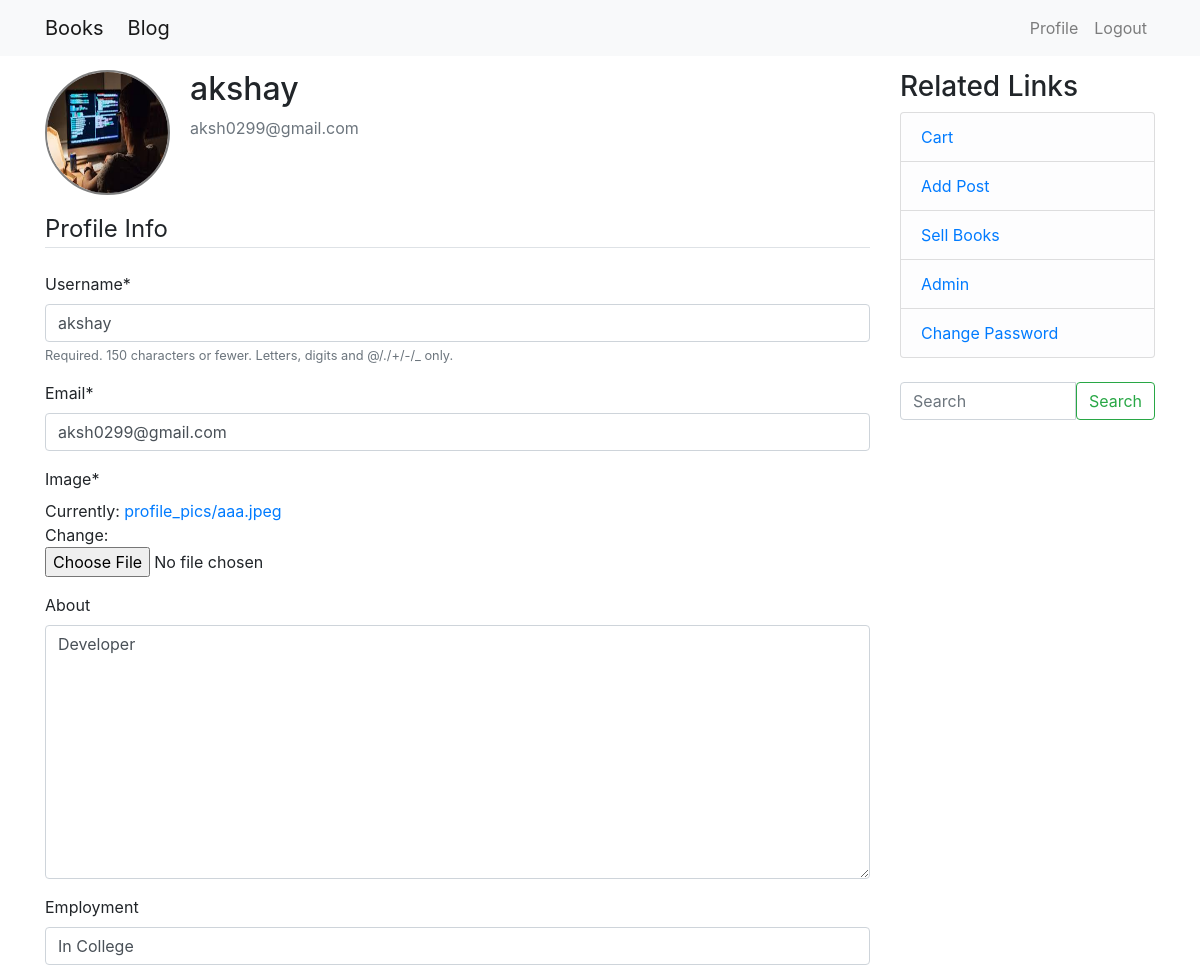
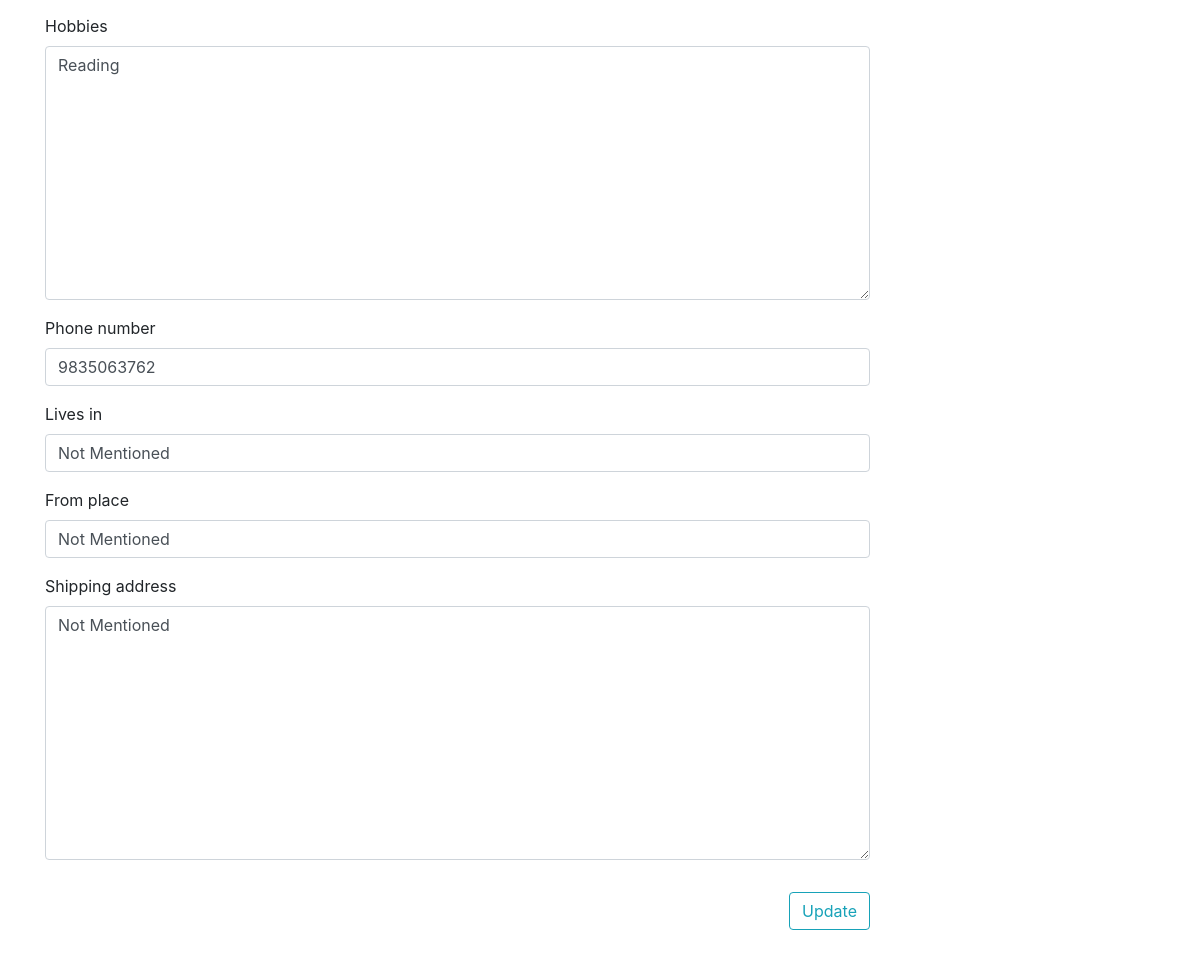
Page /profile/edit/ (signed in) on the committed database (2 pictures, top to bottom).
### users/models.py (models this page shows, shortened)
class Profile(models.Model):
	user = models.OneToOneField(User, on_delete=models.CASCADE)
	image = models.ImageField(default='default.jpeg', upload_to='profile_pics')
	about = models.TextField(blank=True, null=True, default="Not Mentioned")
	phone_regex = RegexValidator(regex=r'^\d{10}$', message="Phone number must be 10 digits only")
	employment = models.CharField(max_length=100, blank=True, default="Not Mentioned")
	hobbies = models.TextField(blank=True, null=True, default="Not Mentioned")
	phone_number = models.CharField(validators=[phone_regex], max_length=10, blank=True, default="Not Mentioned")
	lives_in = models.CharField(max_length=100, blank=True, default="Not Mentioned")
	from_place = models.CharField(max_length=100, blank=True, default="Not Mentioned")
	shipping_address = models.TextField(blank=True, null=True, default="Not Mentioned")

### users/views.py (the view)
# urls.py: path('profile/edit/', edit_profile, name='edit_profile'),
@login_required()
def edit_profile(request):
	if request.method == 'POST':
		u_form = UserUpdateForm(request.POST, instance=request.user)
		p_form = ProfileUpdateForm(request.POST, request.FILES, instance=request.user.profile)
		if u_form.is_valid() and p_form.is_valid():
			u_form.save()
			p_form.save()
			messages.success(request, f'Your account has been updated successfully')
			return redirect('profile')
	else:
		u_form = UserUpdateForm(instance=request.user)
		p_form = ProfileUpdateForm(instance=request.user.profile)
	context = {
		'u_form':u_form,
		'p_form':p_form
	}
	return render(request, 'users/edit_profile.html', context)

### users/forms.py
class UserUpdateForm(forms.ModelForm):
	email = forms.EmailField()
	class Meta:
		model = User
		fields = ['username', 'email']

class ProfileUpdateForm(forms.ModelForm):
	class Meta:
		model = Profile
		fields = ['image', 'about', 'employment', 'hobbies', 'phone_number', 'lives_in', 'from_place', 'shipping_address']

### users/templates/users/edit_profile.html (shortened to what this page needs)
{% extends "blog/base.html" %}
{% load crispy_forms_tags %}
{% block content %}
    <div class="content-section">
      <div class="media">
        <img class="rounded-circle account-img" src="{{ user.profile.image.url }}">
        <div class="media-body">
          <h2 class="account-heading">{{ user.username }}</h2>
          <p class="text-secondary">{{ user.email }}</p>
        </div>
      </div>
      <form method="POST" enctype="multipart/form-data">
          <fieldset class="form-group">
              <legend class="border-bottom mb-4">Profile Info</legend>
              {{ u_form|crispy }}
              {{ p_form|crispy }}
          </fieldset>
          <div class="form-group">
              <button class="btn btn-outline-info float-right" type="submit">Update</button>
          </div>
      </form>
    </div>
{% endblock content %}

### blog/static/blog/main.css (style rules this page uses)
body { padding-top:70px; }
.account-img { height: 125px; width: 125px; margin-right: 20px; margin-bottom: 16px; border: 2px solid gray; border-radius: 50%; }

### rows in the picture
Profile: about "Developer", employment "In College", hobbies "Reading", phone_number "9835063762", lives_in "Not Mentioned", from_place "Not Mentioned", shipping_address "Not Mentioned"

### other values in the picture
{{ user.username }} "akshay"
{{ user.email }} "aksh0299@gmail.com"
